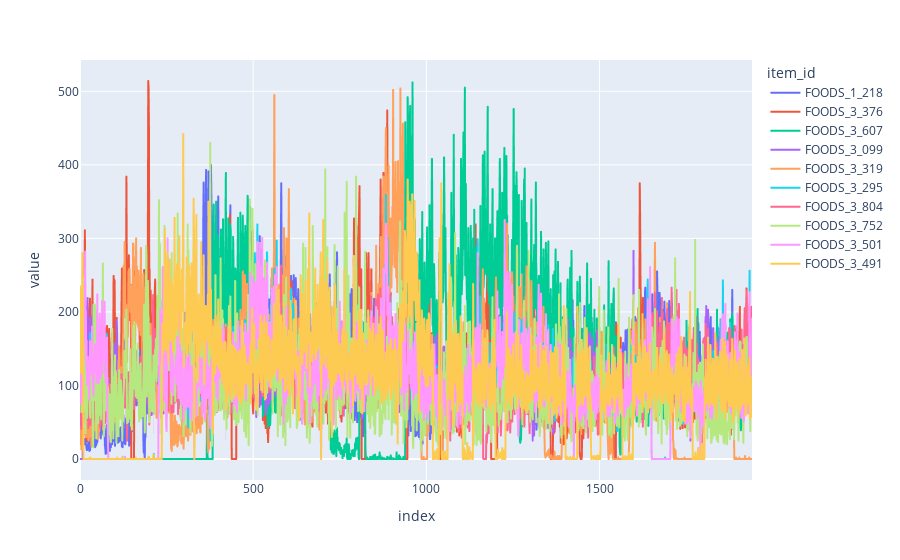

The code cell stored with this chart in its notebook:
### Code cell
Plot.plot_multi_ts(df_top10)

### Figure 1 — Plotly figure (JSON) as saved in the notebook; plotly's stock layout.template omitted (floating-point values rounded to 4 significant figures; data arrays with more than 128 entries replaced by an {"elided": "..."} marker saying what was removed)
{"data": [{"hovertemplate": "item_id=FOODS_1_218<br>index=%{x}<br>value=%{y}<extra></extra>", "legendgroup": "FOODS_1_218", "line": {"color": "#636efa", "dash": "solid"}, "marker": {"symbol": "circle"}, "mode": "lines", "name": "FOODS_1_218", "showlegend": true, "type": "scattergl", "x": {"elided": "1941 int values"}, "xaxis": "x", "y": {"elided": "1941 int values"}, "yaxis": "y"}, {"hovertemplate": "item_id=FOODS_3_376<br>index=%{x}<br>value=%{y}<extra></extra>", "legendgroup": "FOODS_3_376", "line": {"color": "#EF553B", "dash": "solid"}, "marker": {"symbol": "circle"}, "mode": "lines", "name": "FOODS_3_376", "showlegend": true, "type": "scattergl", "x": {"elided": "1941 int values"}, "xaxis": "x", "y": {"elided": "1941 int values"}, "yaxis": "y"}, {"hovertemplate": "item_id=FOODS_3_607<br>index=%{x}<br>value=%{y}<extra></extra>", "legendgroup": "FOODS_3_607", "line": {"color": "#00cc96", "dash": "solid"}, "marker": {"symbol": "circle"}, "mode": "lines", "name": "FOODS_3_607", "showlegend": true, "type": "scattergl", "x": {"elided": "1941 int values"}, "xaxis": "x", "y": {"elided": "1941 int values"}, "yaxis": "y"}, {"hovertemplate": "item_id=FOODS_3_099<br>index=%{x}<br>value=%{y}<extra></extra>", "legendgroup": "FOODS_3_099", "line": {"color": "#ab63fa", "dash": "solid"}, "marker": {"symbol": "circle"}, "mode": "lines", "name": "FOODS_3_099", "showlegend": true, "type": "scattergl", "x": {"elided": "1941 int values"}, "xaxis": "x", "y": {"elided": "1941 int values"}, "yaxis": "y"}, {"hovertemplate": "item_id=FOODS_3_319<br>index=%{x}<br>value=%{y}<extra></extra>", "legendgroup": "FOODS_3_319", "line": {"color": "#FFA15A", "dash": "solid"}, "marker": {"symbol": "circle"}, "mode": "lines", "name": "FOODS_3_319", "showlegend": true, "type": "scattergl", "x": {"elided": "1941 int values"}, "xaxis": "x", "y": {"elided": "1941 int values"}, "yaxis": "y"}, {"hovertemplate": "item_id=FOODS_3_295<br>index=%{x}<br>value=%{y}<extra></extra>", "legendgroup": "FOODS_3_295", "line": {"color": "#19d3f3", "dash": "solid"}, "marker": {"symbol": "circle"}, "mode": "lines", "name": "FOODS_3_295", "showlegend": true, "type": "scattergl", "x": {"elided": "1941 int values"}, "xaxis": "x", "y": {"elided": "1941 int values"}, "yaxis": "y"}, {"hovertemplate": "item_id=FOODS_3_804<br>index=%{x}<br>value=%{y}<extra></extra>", "legendgroup": "FOODS_3_804", "line": {"color": "#FF6692", "dash": "solid"}, "marker": {"symbol": "circle"}, "mode": "lines", "name": "FOODS_3_804", "showlegend": true, "type": "scattergl", "x": {"elided": "1941 int values"}, "xaxis": "x", "y": {"elided": "1941 int values"}, "yaxis": "y"}, {"hovertemplate": "item_id=FOODS_3_752<br>index=%{x}<br>value=%{y}<extra></extra>", "legendgroup": "FOODS_3_752", "line": {"color": "#B6E880", "dash": "solid"}, "marker": {"symbol": "circle"}, "mode": "lines", "name": "FOODS_3_752", "showlegend": true, "type": "scattergl", "x": {"elided": "1941 int values"}, "xaxis": "x", "y": {"elided": "1941 int values"}, "yaxis": "y"}, {"hovertemplate": "item_id=FOODS_3_501<br>index=%{x}<br>value=%{y}<extra></extra>", "legendgroup": "FOODS_3_501", "line": {"color": "#FF97FF", "dash": "solid"}, "marker": {"symbol": "circle"}, "mode": "lines", "name": "FOODS_3_501", "showlegend": true, "type": "scattergl", "x": {"elided": "1941 int values"}, "xaxis": "x", "y": {"elided": "1941 int values"}, "yaxis": "y"}, {"hovertemplate": "item_id=FOODS_3_491<br>index=%{x}<br>value=%{y}<extra></extra>", "legendgroup": "FOODS_3_491", "line": {"color": "#FECB52", "dash": "solid"}, "marker": {"symbol": "circle"}, "mode": "lines", "name": "FOODS_3_491", "showlegend": true, "type": "scattergl", "x": {"elided": "1941 int values"}, "xaxis": "x", "y": {"elided": "1941 int values"}, "yaxis": "y"}], "layout": {"legend": {"title": {"text": "item_id"}, "tracegroupgap": 0}, "margin": {"t": 60}, "xaxis": {"anchor": "y", "domain": [0, 1], "title": {"text": "index"}}, "yaxis": {"anchor": "x", "domain": [0, 1], "title": {"text": "value"}}}}
